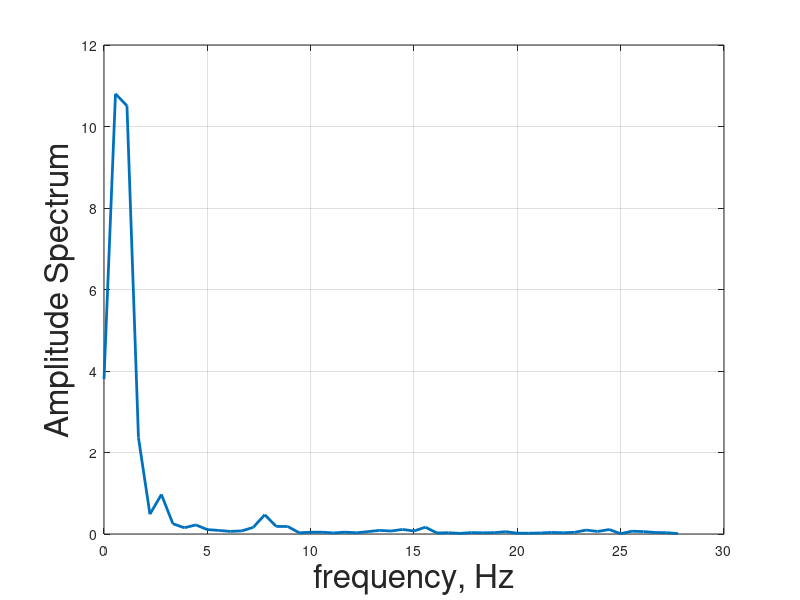

MATLAB code for this plot:
spd = [
 -0.00


 -0.00


 -0.01


 -0.01


 -0.01


 -0.01


 -0.01


 -0.01


 -0.01


 -0.01


 -0.01


 -0.01


 -0.00


 -0.00


 -0.00


 -0.00


 -0.00


 -0.00


 -0.00


 -0.00


 0.02


 -0.00


 -0.00


 0.02


 0.01


 -0.00


 0.01


 0.01


 -0.00


 -0.00


 -0.02


 -0.00


 -0.00


 -0.02


 -0.01


 -0.00


 -0.01


 -0.01


 -0.00


 -0.00


 -0.00


 -0.00


 -0.00


 -0.00


 -0.00


 -0.00


 -0.00


 -0.00


 -0.00


 -0.00


 -0.00


 -0.00


 -0.00


 -0.00


 -0.00


 -0.00


 -0.00


 -0.00


 -0.00


 -0.00


 -0.00


 -0.00


 -0.00


 -0.00


 -0.00


 -0.00


 -0.00


 -0.00


 -0.00


 -0.00


 -0.00


 -0.00


 -0.00


 -0.00


 -0.00


 -0.00


 -0.00


 -0.00


 -0.00


 -0.00


 -0.00


 -0.00


 -0.00


 -0.00


 -0.00


 -0.00


 -0.00


 -0.00


 -0.00


 -0.00


 -0.00


 -0.00


 -0.00


 -0.00


 -0.00


 -0.00


 -0.00


 -0.00


 -0.00


 -0.00


 -0.00


 -0.00


 -0.00


 -0.00


 -0.00


 -0.00


 -0.00


 -0.00


 -0.00


 -0.00


 -0.00


 -0.00


 -0.00


 -0.00


 -0.00


 -0.00


 -0.00


 -0.00


 -0.00


 -0.00


 -0.00


 -0.00


 -0.00


 -0.00


 2.34


 11.41


 21.91


 32.78


 42.97


 53.94


 65.02


 75.23


 86.33


 97.37


 106.15


 108.03


 107.62


 107.80


 108.55


 108.57


 108.46


 109.25


 108.30


 108.16


 108.03


 107.98


 108.88


 108.83


 108.85


 107.91


 107.84


 107.84


 108.55


 108.59


 108.63


 108.73


 107.79


 107.66


 107.69


 108.53


 108.61


 108.54


 108.64


 107.74


 107.60


 107.52


 108.34


 108.47


 108.46


 108.52


 107.53


 107.48


 107.45


 108.27


 108.31


 108.35


 108.44


 107.51


 107.38


 107.38


 108.36


 108.56


 108.95


 109.85


 109.98


 111.09


 112.45


 114.67


 116.29


 117.86


 119.40


 119.86


 121.09


 121.95


 123.38


 123.97


 124.25


 124.57


 123.61


 123.55


 123.55


 124.43


 124.33


 124.07


 123.58


 121.76


 120.75


 119.59


 119.18


 117.68


 116.07


 114.56


 111.87


 109.55


 107.65


 106.84


 105.05


 103.21


 101.58


 99.24


 97.81


 96.47


 96.21


 94.99


 94.26


 93.71


 93.49


 92.63


 92.52


 93.33


 92.56


 92.52


 92.58


 93.44


 93.00


 93.34


 93.77


 95.10


 95.39


 96.56


 98.72


 100.15


 100.54


 101.85


 104.18


 105.90


 107.53


 109.42


 110.97


 112.56


 114.03


 115.34


 117.82


 119.31


 120.54


 120.47


 121.27


 121.82


 123.04


 123.29


 123.47


 123.70


 122.69


 122.52


 122.42


 123.14


 122.86


 122.50


 121.90


 119.86


 118.42


 116.93


 116.37


 114.90


 113.25


 111.72


 109.19


 107.00


 104.94


 103.98


 102.39


 100.89


 99.49


 97.34


 95.97


 94.76


 94.65


 93.45


 93.10


 93.14


 92.29


 92.26


 92.29


 93.10


 92.39


 92.39


 92.51


 93.52


 93.13


 93.45


 95.17


 96.40


 96.97


 97.48


 95.81


 90.75


 84.23


 76.46


 68.74


 59.64


 49.74


 39.31


 29.52


 19.83


 13.11


 9.01


 6.16


 4.40


 3.34


 2.88


 2.74


 2.80


 2.82


 2.79


 2.74


 2.72


 2.73


 2.73


 2.83


 2.91


 2.88


 2.83


 2.78


 2.76


 2.81


 2.90


 2.96


 2.98


 2.91


 2.82


 2.77


 2.79


 2.90


 2.94


 2.95


 2.87


 2.75


 2.72
];
dac = [   1000.0
 
   1000.0
 
   1000.0
 
   1000.0
 
   1000.0
 
   1000.0
 
   1000.0
 
   1000.0
 
   1000.0
 
   1000.0
 
   1000.0
 
   1000.0
 
   1000.0
 
   1000.0
 
   1000.0
 
   1000.0
 
   1000.0
 
   1000.0
 
   1000.0
 
   1000.0
 
   1000.0
 
   1000.0
 
   1000.0
 
   1000.0
 
   1000.0
 
   1000.0
 
   1000.0
 
   1000.0
 
   1000.0
 
   1000.0
 
   1000.0
 
   1000.0
 
   1000.0
 
   1000.0
 
   1000.0
 
   1000.0
 
   1000.0
 
   1000.0
 
   1000.0
 
   1000.0
 
   1000.0
 
   1000.0
 
   1000.0
 
   1000.0
 
   1000.0
 
   1000.0
 
   1000.0
 
   1000.0
 
   1000.0
 
   1000.0
 
   1000.0
 
   1000.0
 
   1000.0
 
   1000.0
 
   1000.0
 
   1000.0
 
   1000.0
 
   1000.0
 
   1000.0
 
   1000.0
 
   1000.0
 
   1000.0
 
   1000.0
 
   1000.0
 
   1000.0
 
   1000.0
 
   1000.0
 
   1000.0
 
   1000.0
 
   1000.0
 
   1000.0
 
   1000.0
 
   1000.0
 
   1000.0
 
   1000.0
 
   1000.0
 
   1000.0
 
   1000.0
 
   1000.0
 
   1000.0
 
   1000.0
 
   1000.0
 
   1000.0
 
   1000.0
 
   1000.0
 
   1000.0
 
   1000.0
 
   1000.0
 
   1000.0
 
   1000.0
 
   1000.0
 
   1000.0
 
   1000.0
 
   1000.0
 
   1000.0
 
   1000.0
 
   1000.0
 
   1000.0
 
   1000.0
 
   1000.0
 
   1000.0
 
   1000.0
 
   1000.0
 
   1000.0
 
   1000.0
 
   1000.0
 
   1000.0
 
   1000.0
 
   1000.0
 
   1000.0
 
   1000.0
 
   1000.0
 
   1000.0
 
   1000.0
 
   1000.0
 
   1000.0
 
   1000.0
 
   1000.0
 
   1000.0
 
   1000.0
 
   1000.0
 
   1000.0
 
   1000.0
 
   1000.0
 
   1000.0
 
   1000.0
 
   1000.0
 
   1000.0
 
   1000.0
 
   1000.0
 
   1000.0
 
   1000.0
 
   1000.0
 
   1000.0
 
   1000.0
 
   1000.0
 
   1000.0
 
   1000.0
 
   1000.0
 
   1000.0
 
   1000.0
 
   1000.0
 
   1000.0
 
   1000.0
 
   1000.0
 
   1000.0
 
   1000.0
 
   1000.0
 
   1000.0
 
   1000.0
 
   1000.0
 
   1000.0
 
   1000.0
 
   1000.0
 
   1000.0
 
   1000.0
 
   1000.0
 
   1000.0
 
   1000.0
 
   1000.0
 
   1000.0
 
   1000.0
 
   1000.0
 
   1000.0
 
   1000.0
 
   1000.0
 
   1000.0
 
   1000.0
 
   1000.0
 
   1000.0
 
   1000.0
 
   1000.0
 
   1000.0
 
   1000.0
 
   1000.0
 
   1000.0
 
   1000.0
 
   1000.0
 
   1000.0
 
   1000.0
 
   1000.0
 
   1000.0
 
   1000.0
 
   1000.0
 
   1000.0
 
   1000.0
 
   1000.0
 
   1000.0
 
   1000.0
 
   1000.0
 
   1000.0
 
   1000.0
 
   1000.0
 
   1000.0
 
   1000.0
 
   1000.0
 
   1000.0
 
   1000.0
 
   1000.0
 
   1000.0
 
   1000.0
 
   1000.0
 
   1000.0
 
   1000.0
 
   1000.0
 
   1000.0
 
   1000.0
 
   1000.0
 
   1000.0
 
   1000.0
 
   1000.0
 
   1000.0
 
   1000.0
 
   1000.0
 
   1000.0
 
   1000.0
 
   1000.0
 
   1000.0
 
   1000.0
 
   1000.0
 
   1000.0
 
   1000.0
 
   1000.0
 
   1000.0
 
   1000.0
 
   1000.0
 
   1000.0
 
   1000.0
 
   1000.0
 
   1000.0
 
   1000.0
 
   1000.0
 
   1000.0
 
   1000.0
 
   1000.0
 
   1000.0
 
   1000.0
 
   1000.0
 
   1000.0
 
   1000.0
 
   1000.0
 
   1000.0
 
   1000.0
 
   1000.0
 
   1000.0
 
   1000.0
 
   1000.0
 
   1000.0
 
   1000.0
 
   1000.0
 
   1000.0
 
   1000.0
 
   1000.0
 
   1000.0
 
   1000.0
 
   1000.0
 
   1000.0
 
   1000.0
 
   1000.0
 
   1000.0
 
   1000.0
 
   1000.0
 
   1000.0
 
   1000.0
 
   1000.0
 
   1000.0
 
   1000.0
 
   1000.0
 
   1000.0
 
   1000.0
 
   1000.0
 
   1000.0
 
   1000.0
 
   1000.0
 
   1000.0
 
   1000.0
 
   1000.0
 
   1000.0
 
   1000.0
 
   1000.0
 
   1000.0
 
   1000.0
 
   1000.0
 
   1000.0
 
   1000.0
 
   1000.0
 
   1000.0
 
   1000.0
 
   1000.0
 
   1000.0
 
   1000.0
 
   1000.0
 
   1000.0
 
   1000.0
 
   1000.0
 
   1000.0
 
   1000.0
 
   1000.0
 
   1000.0
 
   1000.0
 
   1000.0
 
   1000.0
 
   1000.0
 
   1000.0
 
   1000.0
 
   1000.0
 
   1000.0
 
   1000.0
 
   1000.0
 
   1000.0
 
   1000.0
 
   1000.0
 
   1000.0
 
   1000.0
 
   1000.0
 
   1000.0
 
   1000.0
 
   1000.0
 
   1000.0
 
   1000.0
 
   1000.0
 
   1000.0
 
   1000.0
 
   1000.0
 
   1000.0
 
   1000.0
 
   1000.0
 
   1000.0
 
   1000.0
 
   1000.0
 
   1000.0
 
   1000.0
 
   1000.0
 
   1000.0
 
   1000.0
 
   1000.0
 
   1000.0
 
   1000.0
 
   1000.0
 
   1000.0
 
   1000.0
 
   1000.0
 
   1000.0
 
   1000.0
 
   1000.0
 
   1000.0
 
   1000.0
 
   1000.0
 
   1000.0
 
   1000.0
 
   1000.0
 
   1000.0
 
   1000.0
 
   1000.0
 
   1000.0
 
   1000.0
 
   1000.0
 
   1000.0
 
   1000.0
 
   1000.0
 
   1000.0
 
   1000.0
 
   1000.0
 
   1000.0
 
   1000.0
 
   1000.0
 
   1000.0
 
   1000.0
 
   1000.0
 
   1000.0
 
   1000.0
 
   1000.0
 
   1000.0
 
   1000.0
 
   1000.0
 
   1000.0
 
   1000.0
 
   1000.0
 
   1000.0
 
   1750.0
 
   1750.0
 
   1750.0
 
   1750.0
 
   1750.0
 
   1750.0
 
   1750.0
 
   1750.0
 
   1750.0
 
   1750.0
 
   1750.0
 
   1750.0
 
   1750.0
 
   1750.0
 
   1750.0
 
   1750.0
 
   1750.0
 
   1750.0
 
   1750.0
 
   1750.0
 
   1750.0
 
   1750.0
 
   1750.0
 
   1750.0
 
   1750.0
 
   1750.0
 
   1750.0
 
   1750.0
 
   1750.0
 
   1750.0
 
   1750.0
 
   1750.0
 
   1750.0
 
   1750.0
 
   1750.0
 
   1750.0
 
   1750.0
 
   1750.0
 
   1750.0
 
   1750.0
 
   1750.0
 
   1750.0
 
   1750.0
 
   1750.0
 
   1750.0
 
   1750.0
 
   1750.0
 
   1750.0
 
   1750.0
 
   1750.0
 
   1750.0
 
   1750.0
 
   1750.0
 
   1750.0
 
   1750.0
 
   1750.0
 
   1750.0
 
   1750.0
 
   1750.0
 
   1750.0
 
   1750.0
 
   1750.0
 
   1750.0
 
   1750.0
 
   1750.0
 
   1750.0
 
   1750.0
 
   1750.0
 
   1750.0
 
   1750.0
 
   1750.0
 
   1750.0
 
   1750.0
 
   1750.0
 
   1750.0
 
   1750.0
 
   1750.0
 
   1750.0
 
   1750.0
 
   1750.0
 
   1750.0
 
   1750.0
 
   1750.0
 
   1750.0
 
   1750.0
 
   1750.0
 
   1750.0
 
   1750.0
 
   1750.0
 
   1750.0
 
   1750.0
 
   1750.0
 
   1750.0
 
   1750.0
 
   1750.0
 
   1750.0
 
   1750.0
 
   1750.0
 
   1750.0
 
   1750.0
 
   1750.0
 
   1750.0
 
   1750.0
 
   1750.0
 
   1750.0
 
   1750.0
 
   1750.0
 
   1750.0
 
   1750.0
 
   1750.0
 
   1750.0
 
   1750.0
 
   1750.0
 
   1750.0
 
   1750.0
 
   1750.0
 
   1750.0
 
   1750.0
 
   1750.0
 
   1750.0
 
   1750.0
 
   1750.0
 
   1750.0
 
   1750.0
 
   1750.0
 
   1750.0
 
   1750.0
 
   1750.0
 
   1750.0
 
   1750.0
 
   1750.0
 
   1750.0
 
   1750.0
 
   1750.0
 
   1750.0
 
   1750.0
 
   1750.0
 
   1750.0
 
   1750.0
 
   1750.0
 
   1750.0
 
   1752.0
 
   1754.0
 
   1756.0
 
   1758.0
 
   1760.0
 
   1761.0
 
   1763.0
 
   1765.0
 
   1767.0
 
   1769.0
 
   1771.0
 
   1772.0
 
   1774.0
 
   1776.0
 
   1778.0
 
   1779.0
 
   1781.0
 
   1782.0
 
   1784.0
 
   1785.0
 
   1786.0
 
   1788.0
 
   1789.0
 
   1790.0
 
   1791.0
 
   1792.0
 
   1793.0
 
   1794.0
 
   1795.0
 
   1796.0
 
   1797.0
 
   1797.0
 
   1798.0
 
   1798.0
 
   1799.0
 
   1799.0
 
   1799.0
 
   1799.0
 
   1799.0
 
   1799.0
 
   1799.0
 
   1799.0
 
   1799.0
 
   1799.0
 
   1798.0
 
   1798.0
 
   1798.0
 
   1797.0
 
   1796.0
 
   1796.0
 
   1795.0
 
   1794.0
 
   1793.0
 
   1792.0
 
   1791.0
 
   1790.0
 
   1789.0
 
   1787.0
 
   1786.0
 
   1785.0
 
   1783.0
 
   1782.0
 
   1780.0
 
   1779.0
 
   1777.0
 
   1775.0
 
   1774.0
 
   1772.0
 
   1770.0
 
   1768.0
 
   1767.0
 
   1765.0
 
   1763.0
 
   1761.0
 
   1759.0
 
   1757.0
 
   1755.0
 
   1753.0
 
   1751.0
 
   1749.0
 
   1747.0
 
   1745.0
 
   1743.0
 
   1741.0
 
   1739.0
 
   1738.0
 
   1736.0
 
   1734.0
 
   1732.0
 
   1730.0
 
   1728.0
 
   1727.0
 
   1725.0
 
   1723.0
 
   1721.0
 
   1720.0
 
   1718.0
 
   1717.0
 
   1715.0
 
   1714.0
 
   1713.0
 
   1711.0
 
   1710.0
 
   1709.0
 
   1708.0
 
   1707.0
 
   1706.0
 
   1705.0
 
   1704.0
 
   1703.0
 
   1702.0
 
   1702.0
 
   1701.0
 
   1701.0
 
   1700.0
 
   1700.0
 
   1700.0
 
   1700.0
 
   1700.0
 
   1700.0
 
   1700.0
 
   1700.0
 
   1700.0
 
   1700.0
 
   1701.0
 
   1701.0
 
   1701.0
 
   1702.0
 
   1703.0
 
   1703.0
 
   1704.0
 
   1705.0
 
   1706.0
 
   1707.0
 
   1708.0
 
   1709.0
 
   1710.0
 
   1712.0
 
   1713.0
 
   1714.0
 
   1716.0
 
   1717.0
 
   1719.0
 
   1720.0
 
   1722.0
 
   1724.0
 
   1725.0
 
   1727.0
 
   1729.0
 
   1731.0
 
   1732.0
 
   1734.0
 
   1736.0
 
   1738.0
 
   1740.0
 
   1742.0
 
   1744.0
 
   1746.0
 
   1748.0
 
   1750.0
 
   1752.0
 
   1754.0
 
   1756.0
 
   1758.0
 
   1760.0
 
   1761.0
 
   1763.0
 
   1765.0
 
   1767.0
 
   1769.0
 
   1771.0
 
   1772.0
 
   1774.0
 
   1776.0
 
   1778.0
 
   1779.0
 
   1781.0
 
   1782.0
 
   1784.0
 
   1785.0
 
   1786.0
 
   1788.0
 
   1789.0
 
   1790.0
 
   1791.0
 
   1792.0
 
   1793.0
 
   1794.0
 
   1795.0
 
   1796.0
 
   1797.0
 
   1797.0
 
   1798.0
 
   1798.0
 
   1799.0
 
   1799.0
 
   1799.0
 
   1799.0
 
   1799.0
 
   1799.0
 
   1799.0
 
   1799.0
 
   1799.0
 
   1799.0
 
   1798.0
 
   1798.0
 
   1798.0
 
   1797.0
 
   1796.0
 
   1796.0
 
   1795.0
 
   1794.0
 
   1793.0
 
   1792.0
 
   1791.0
 
   1790.0
 
   1789.0
 
   1787.0
 
   1786.0
 
   1785.0
 
   1783.0
 
   1782.0
 
   1780.0
 
   1779.0
 
   1777.0
 
   1775.0
 
   1774.0
 
   1772.0
 
   1770.0
 
   1768.0
 
   1767.0
 
   1765.0
 
   1763.0
 
   1761.0
 
   1759.0
 
   1757.0
 
   1755.0
 
   1753.0
 
   1751.0
 
   1749.0
 
   1747.0
 
   1745.0
 
   1743.0
 
   1741.0
 
   1739.0
 
   1738.0
 
   1736.0
 
   1734.0
 
   1732.0
 
   1730.0
 
   1728.0
 
   1727.0
 
   1725.0
 
   1723.0
 
   1721.0
 
   1720.0
 
   1718.0
 
   1717.0
 
   1715.0
 
   1714.0
 
   1713.0
 
   1711.0
 
   1710.0
 
   1709.0
 
   1708.0
 
   1707.0
 
   1706.0
 
   1705.0
 
   1704.0
 
   1703.0
 
   1702.0
 
   1702.0
 
   1701.0
 
   1701.0
 
   1700.0
 
   1700.0
 
   1700.0
 
   1700.0
 
   1700.0
 
   1700.0
 
   1700.0
 
   1700.0
 
   1700.0
 
   1700.0
 
   1701.0
 
   1701.0
 
   1701.0
 
   1702.0
 
   1703.0
 
   1703.0
 
   1704.0
 
   1705.0
 
   1706.0
 
   1707.0
 
   1708.0
 
   1709.0
 
   1710.0
 
   1712.0
 
   1713.0
 
   1714.0
 
   1716.0
 
   1717.0
 
   1719.0
 
   1720.0
 
   1722.0
 
   1724.0
 
   1725.0
 
   1727.0
 
   1729.0
 
   1731.0
 
   1732.0
 
   1734.0
 
   1736.0
 
   1738.0
 
   1740.0
 
   1742.0
 
   1744.0
 
   1746.0
 
   1748.0
 
   1000.0
 
   1000.0
 
   1000.0
 
   1000.0
 
   1000.0
 
   1000.0
 
   1000.0
 
   1000.0
 
   1000.0
 
   1000.0
 
   1000.0
 
   1000.0
 
   1000.0
 
   1000.0
 
   1000.0
 
   1000.0
 
   1000.0
 
   1000.0
 
   1000.0
 
   1000.0
 
   1000.0
 
   1000.0
 
   1000.0
 
   1000.0
 
   1000.0
 
   1000.0
 
   1000.0
 
   1000.0
 
   1000.0
 
   1000.0
 
   1000.0
 
   1000.0
 
   1000.0
 
   1000.0
 
   1000.0
 
   1000.0
 
   1000.0
 
   1000.0
 
   1000.0
 
   1000.0
 
   1000.0
 
   1000.0
 
   1000.0
 
   1000.0
 
   1000.0
 
   1000.0
 
   1000.0
 
   1000.0
 
   1000.0
 
   1000.0
 
   1000.0
 
   1000.0
 
   1000.0
 
   1000.0
 
   1000.0
 
   1000.0
 
   1000.0
 
   1000.0
 
   1000.0
 
   1000.0
 
   1000.0
 
   1000.0
 
   1000.0
 
   1000.0
 
   1000.0
 
   1000.0
 
   1000.0
 
   1000.0
 
   1000.0
 
   1000.0
 
   1000.0
 
   1000.0
 
   1000.0
 
   1000.0
 
   1000.0
 
   1000.0
 
   1000.0
 
   1000.0
 
   1000.0
 
   1000.0
 
   1000.0
 
   1000.0
 
   1000.0
 
   1000.0
 
   1000.0
 
   1000.0
 
   1000.0
 
   1000.0
 
   1000.0
 
   1000.0
 
   1000.0
 
   1000.0
 
   1000.0
 
   1000.0
 
   1000.0
 
   1000.0
 
   1000.0
 
   1000.0
 
   1000.0
 
   1000.0
 
   1000.0
 
   1000.0
 
   1000.0
 
   1000.0
 
   1000.0
 
   1000.0
 
   1000.0
 
   1000.0
 
   1000.0
 
   1000.0
 
   1000.0
 
   1000.0
 
   1000.0
 
   1000.0
 
   1000.0
 
   1000.0
 
   1000.0
 
   1000.0
 
   1000.0
 
   1000.0
 
   1000.0
 
   1000.0
 
   1000.0
 
   1000.0
 
   1000.0
 
   1000.0
 
   1000.0
 
   1000.0
 
   1000.0
 
   1000.0
 
   1000.0
 
   1000.0
 
   1000.0
 
   1000.0
 
   1000.0
 
   1000.0
 
   1000.0
 
   1000.0
 
   1000.0
 
   1000.0
 
   1000.0
 
   1000.0
 
   1000.0
 
   1000.0
 
   1000.0
 
   1000.0
 
   1000.0
 
   1000.0
 
   1000.0
 
   1000.0
 
   1000.0
 
   1000.0
 
   1000.0
 
   1000.0
 
   1000.0
 
   1000.0
 
   1000.0
 
   1000.0
 
   1000.0
 
   1000.0
 
   1000.0
 
   1000.0
 
   1000.0
 
   1000.0
 
   1000.0
 
   1000.0
 
   1000.0
 
   1000.0
 
   1000.0
 
   1000.0
 
   1000.0
 
   1000.0
 
   1000.0
 
   1000.0
 
   1000.0
 
   1000.0
 
   1000.0
 
   1000.0
 
   1000.0
 
   1000.0
 
   1000.0
 
   1000.0
 
   1000.0
 
   1000.0
 
   1000.0
 
   1000.0
 
   1000.0
 
   1000.0
 
   1000.0
 
   1000.0
 
   1000.0
 
   1000.0
 
   1000.0
 
   1000.0
 
   1000.0
 
   1000.0
 
   1000.0
 
   1000.0
 
   1000.0
 
   1000.0
 
   1000.0
 
   1000.0
 
   1000.0
 
   1000.0
 
   1000.0
 
   1000.0
 
   1000.0
 
   1000.0
 
   1000.0
 
   1000.0
 
   1000.0
 
   1000.0
 
   1000.0
 
   1000.0
 
   1000.0
 
   1000.0
 
   1000.0
 
   1000.0
 
   1000.0
 
   1000.0
 
   1000.0
 
   1000.0
 
   1000.0
 
   1000.0
 
   1000.0
 
   1000.0
 
   1000.0
 
   1000.0
 
   1000.0
 
   1000.0
 
   1000.0
 
   1000.0
 
   1000.0
 
   1000.0
 
   1000.0
 
   1000.0
 
   1000.0
 
   1000.0
 
   1000.0
 
   1000.0
 
   1000.0
 
   1000.0
 
   1000.0
 
   1000.0
 
   1000.0
 
   1000.0
 
   1000.0
 
   1000.0
 
   1000.0
 
   1000.0
 
   1000.0
 
   1000.0
 
   1000.0
 
   1000.0
 
   1000.0
 
   1000.0
 
   1000.0
 
   1000.0
 
   1000.0
 
   1000.0
 
   1000.0
 
   1000.0
 
   1000.0
 
   1000.0
 
   1000.0
 
   1000.0
 
   1000.0
 
   1000.0
 
   1000.0
 
   1000.0
 
   1000.0
 
   1000.0
 
   1000.0
 
];
volt = 3.3 * dac / 4096;
volt2 = volt(520:839);
volt2inc = volt2 - volt2(1);
spd2 = spd(179:278);
spd2inc = spd2 - spd2(1);
%spd2incM = medfilt1(spd2inc,3);
spd2incM = spd2inc;
%plot(spd2incM);
Fs = 55.55;
T = 1/Fs;
L = length(spd2incM);
t = (0:L-1)*T;
Y = fft(spd2incM);
P2 = abs(Y/L);
P1 = P2(1:L/2+1);
P1(2:end-1) = 2*P1(2:end-1);
f = Fs*(0:(L/2))/L;
plot(f,P1)
%title('Single-Sided Amplitude Spectrum of X(t)')

plot(f, P1, 'LineWidth', 2);
%      loglog(f, sqrt(psd_input), 'c',f, sqrt(psd_output_1), 'b--',f, sqrt(psd_output_2), 'g--',  ...
%          'LineWidth', 3);
    grid on;
    xlabel('frequency, Hz', 'FontSize', 24);
    ylabel('Amplitude Spectrum', 'FontSize', 24);

